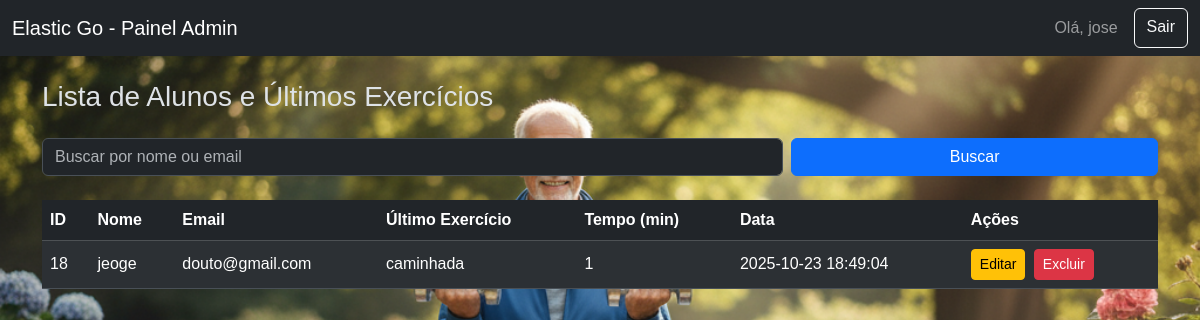
Before: /painel_adm.php (signed in) with the older database file.
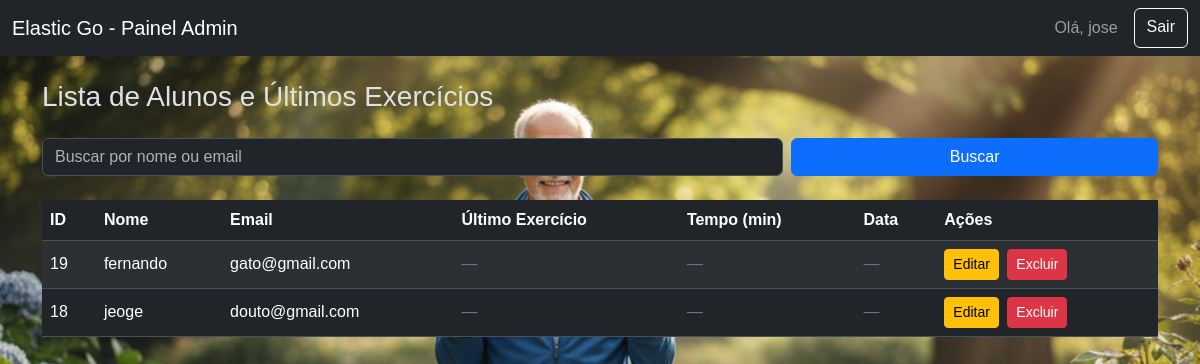
After: the same page with the newer database file.
### tables this page shows
CREATE TABLE `usuarios` (
  `id` int NOT NULL,
  `nome` varchar(100) NOT NULL,
  `email` varchar(120) NOT NULL,
  `senha` varchar(255) NOT NULL,
  `tipo` enum('comum','admin') DEFAULT 'comum',
  `status` enum('ativo','inativo','banido') DEFAULT 'ativo',
  `criado_em` timestamp NULL DEFAULT CURRENT_TIMESTAMP,
  `atualizado_em` timestamp NULL DEFAULT CURRENT_TIMESTAMP ON UPDATE CURRENT_TIMESTAMP,
  `curso_nivel` enum('básico','médio','intermediário') NOT NULL DEFAULT 'básico'
);

### painel_adm.php (the view, shortened to what this page needs)
<?php
try {
    $pdo = new PDO("mysql:host=localhost;dbname=elastic_db;charset=utf8", "root", "941957");
    $pdo->setAttribute(PDO::ATTR_ERRMODE, PDO::ERRMODE_EXCEPTION);
} catch (PDOException $e) {
    die("Erro na conexão: " . $e->getMessage());
}
$busca = "";
$params = [];
$sql = "
    SELECT
        u.id,
        u.nome,
        u.email,
        COALESCE(t.tipo_exercicio, '-') AS tipo_exercicio,  -- Se não tiver exercício, mostra '-'
        t.tempo_minutos,
        t.data_registro
    FROM usuarios u
    LEFT JOIN (  -- Junta a tabela de exercícios (se existir)
        SELECT
            e1.usuario_id,
            e1.tipo_exercicio,
            e1.tempo_minutos,
            e1.data_registro
        FROM tempos_exercicios e1
        INNER JOIN (
            SELECT usuario_id, MAX(data_registro) AS max_data  -- Pega o exercício mais recente
            FROM tempos_exercicios
            GROUP BY usuario_id
        ) e2
        ON e1.usuario_id = e2.usuario_id
        AND e1.data_registro = e2.max_data
    ) t ON u.id = t.usuario_id
    WHERE u.tipo = 'comum'  -- Mostra apenas usuários do tipo 'comum' (alunos)
";
$sql .= " ORDER BY u.nome";
$stmt = $pdo->prepare($sql);
$stmt->execute($params);
$alunos = $stmt->fetchAll(PDO::FETCH_ASSOC);
?>
<!DOCTYPE html>
<html lang="pt-br" data-bs-theme="dark">
<head>
  <link href="https://cdn.jsdelivr.net/npm/bootstrap@5.3.8/dist/css/bootstrap.min.css" rel="stylesheet" />
  <link rel="stylesheet" href="style.css">
</head>
<body class="bg-body-tertiary">
  <nav class="navbar navbar-dark bg-dark">
    <div class="container-fluid">
      <span class="navbar-brand mb-0 h1">Elastic Go - Painel Admin</span>
      <div class="d-flex">
        <span class="navbar-text me-3">Olá, <?= htmlspecialchars($_SESSION['usuario']); ?></span>
        <a href="sair.php" class="btn btn-outline-light">Sair</a>
      </div>
    </div>
  </nav>
  <main class="container py-4">
    <h3 class="mb-4">Lista de Alunos e Últimos Exercícios</h3>
    <form class="row g-2 mb-4" method="GET">
      <div class="col-md-8">
        <input
          type="text"
          name="busca"
          class="form-control"
          placeholder="Buscar por nome ou email"
          value="<?= htmlspecialchars($busca); ?>"
      </div>
      <div class="col-md-4">
        <button type="submit" class="btn btn-primary w-100">Buscar</button>
      </div>
    </form>
    <?php if (count($alunos) > 0): ?>
      <div class="table-responsive">
        <table class="table table-striped table-hover align-middle">
          <thead class="table-dark">
            <tr>
              <th>ID</th>
              <th>Nome</th>
              <th>Email</th>
              <th>Último Exercício</th>
              <th>Tempo (min)</th>
              <th>Data</th>
              <th>Ações</th>
            </tr>
          </thead>
          <tbody>
            <?php foreach ($alunos as $aluno): ?>
              <tr>
                <td><?= htmlspecialchars($aluno['id']); ?></td>
                <td><?= htmlspecialchars($aluno['nome']); ?></td>
                <td><?= htmlspecialchars($aluno['email']); ?></td>
                <td>
                  <?= $aluno['tipo_exercicio'] !== '-'
                        ? htmlspecialchars($aluno['tipo_exercicio'])
                        : '<span class="text-muted-italic">—</span>'; ?>
                </td>
                <td>
                  <?= $aluno['tempo_minutos'] !== null
                        ? (int)$aluno['tempo_minutos']
                        : '<span class="text-muted-italic">—</span>'; ?>
                </td>
                <td>
                  <?= $aluno['data_registro']
                        ? htmlspecialchars($aluno['data_registro'])
                        : '<span class="text-muted-italic">—</span>'; ?>
                </td>
                <td>
                  <a href="editar_aluno.php?id=<?= $aluno['id']; ?>" class="btn btn-sm btn-warning me-1">Editar</a>
                  <a href="excluir_aluno.php?id=<?= $aluno['id']; ?>"
                     class="btn btn-sm btn-danger"
                     onclick="return confirm('Tem certeza que deseja excluir este aluno?')">Excluir</a>
                </td>
              </tr>
            <?php endforeach; ?>
          </tbody>
        </table>
      </div>
    <?php else: ?>
      <div class="alert alert-info">Nenhum aluno encontrado.</div>
    <?php endif; ?>
  </main>
</body>
</html>

### style.css (style rules this page uses)
html, body { height: 100%; margin: 0; font-family: Arial, sans-serif; background-color: #f8f9fa; }
body { background-image: url('imagens/unnamed\ \(5\).png'); background-size: cover; background-position: center; background-repeat: no-repeat; background-attachment: fixed; }

### painel_adm.php (style rules this page uses)
.text-muted-italic { color: #6c757d; font-style: italic; }

Changed rows visible on the page:
added usuarios: id "19", nome "fernando", email "gato@gmail.com"
shown differently, row unchanged: usuarios "jeoge": tipo_exercicio "caminhada" → (not shown); tempo_minutos "1" → (not shown); data_registro "2025-10-23 18:49:04" → (not shown); now shows "— — —"
